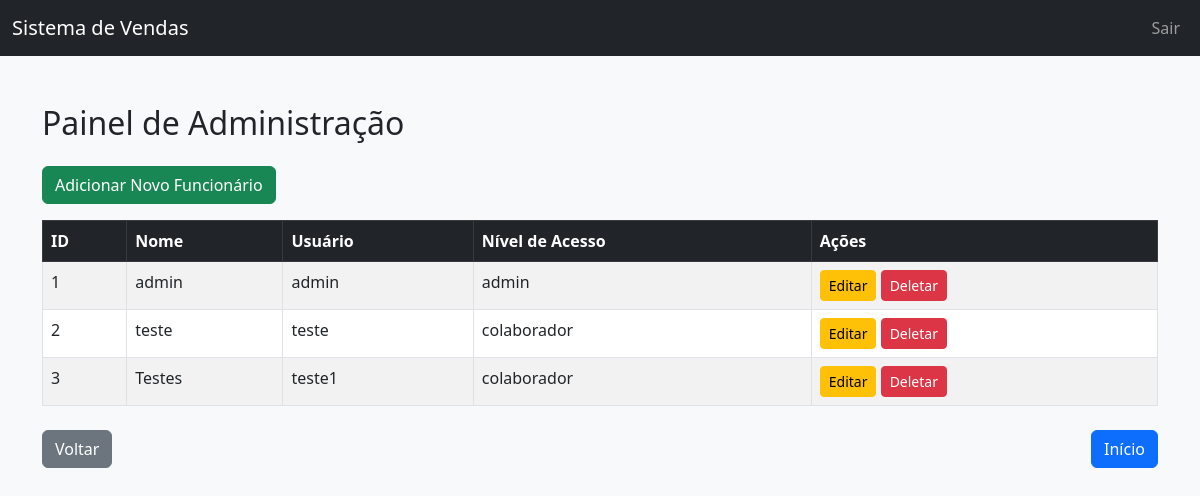
/admin.php (signed in), run on the app's committed database.
### tables this page shows
CREATE TABLE `funcionarios` (
  `id` int(11) NOT NULL,
  `nome` varchar(100) NOT NULL,
  `usuario` varchar(50) NOT NULL,
  `senha` varchar(255) NOT NULL,
  `nivel_acesso` enum('admin','colaborador') DEFAULT 'colaborador'
);

### admin.php (the view, shortened to what this page needs)
<?php
include 'db.php';
include '../funcoes.php';
$sql = "SELECT * FROM funcionarios";
$stmt = $pdo->query($sql);
$funcionarios = $stmt->fetchAll();
?>
<!DOCTYPE html>
<html lang="pt-BR">
<head>
    <link href="https://cdn.jsdelivr.net/npm/bootstrap@5.3.0/dist/css/bootstrap.min.css" rel="stylesheet">
</head>
<body class="bg-light">
    <nav class="navbar navbar-expand-lg navbar-dark bg-dark">
        <div class="container-fluid">
            <a class="navbar-brand" href="index.php">Sistema de Vendas</a>
            <div class="collapse navbar-collapse">
                <ul class="navbar-nav ms-auto">
                    <li class="nav-item">
                        <a class="nav-link" href="logout.php">Sair</a>
                    </li>
                </ul>
            </div>
        </div>
    </nav>
    <div class="container mt-5">
        <h2 class="mb-4">Painel de Administração</h2>
        <a href="funcionarios/cadastrar.php" class="btn btn-success mb-3">Adicionar Novo Funcionário</a>
        <table class="table table-bordered table-striped">
            <thead class="table-dark">
                <tr>
                    <th>ID</th>
                    <th>Nome</th>
                    <th>Usuário</th>
                    <th>Nível de Acesso</th>
                    <th>Ações</th>
                </tr>
            </thead>
            <tbody>
                <?php foreach ($funcionarios as $funcionario): ?>
                <tr>
                    <td><?= $funcionario['id'] ?></td>
                    <td><?= htmlspecialchars($funcionario['nome']) ?></td>
                    <td><?= htmlspecialchars($funcionario['usuario']) ?></td>
                    <td><?= htmlspecialchars($funcionario['nivel_acesso']) ?></td>
                    <td>
                        <a href="funcionarios/editar.php?id=<?= $funcionario['id'] ?>" class="btn btn-warning btn-sm">Editar</a>
                        <a href="funcionarios/deletar.php?id=<?= $funcionario['id'] ?>" class="btn btn-danger btn-sm" onclick="return confirm('Tem certeza que deseja excluir este funcionário?');">Deletar</a>
                    </td>
                </tr>
                <?php endforeach; ?>
            </tbody>
        </table>
    </div>
</body>
</html>

### data on the page
funcionarios: id "1", nome "admin", usuario "admin", nivel_acesso "admin"
funcionarios: id "2", nome "teste", usuario "teste", nivel_acesso "colaborador"
funcionarios: id "3", nome "Testes", usuario "teste1", nivel_acesso "colaborador"
